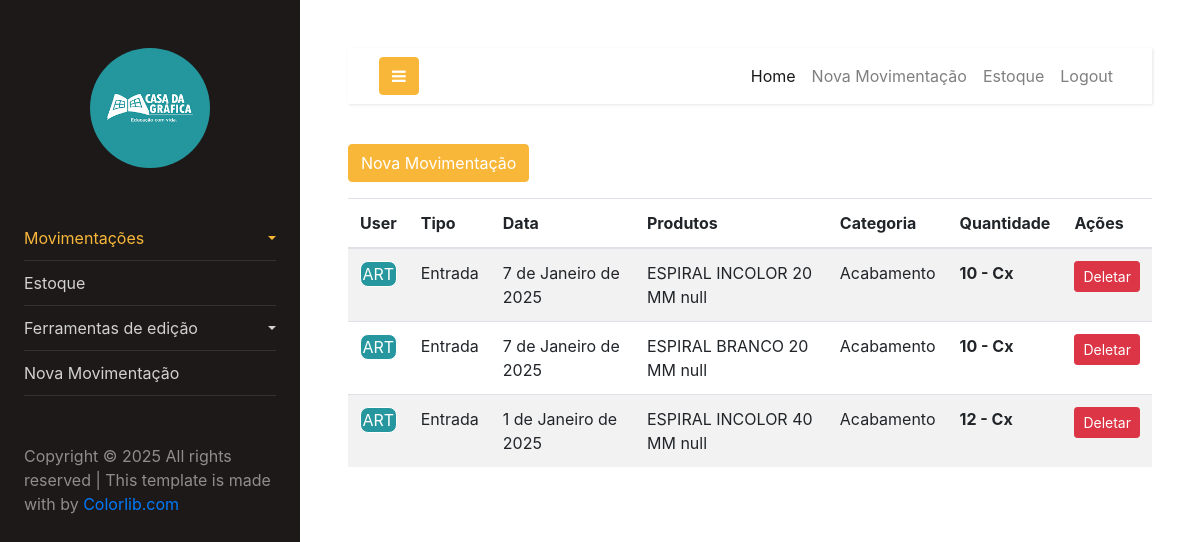
Page /movimentacoes/ (signed in) on the earlier database version.
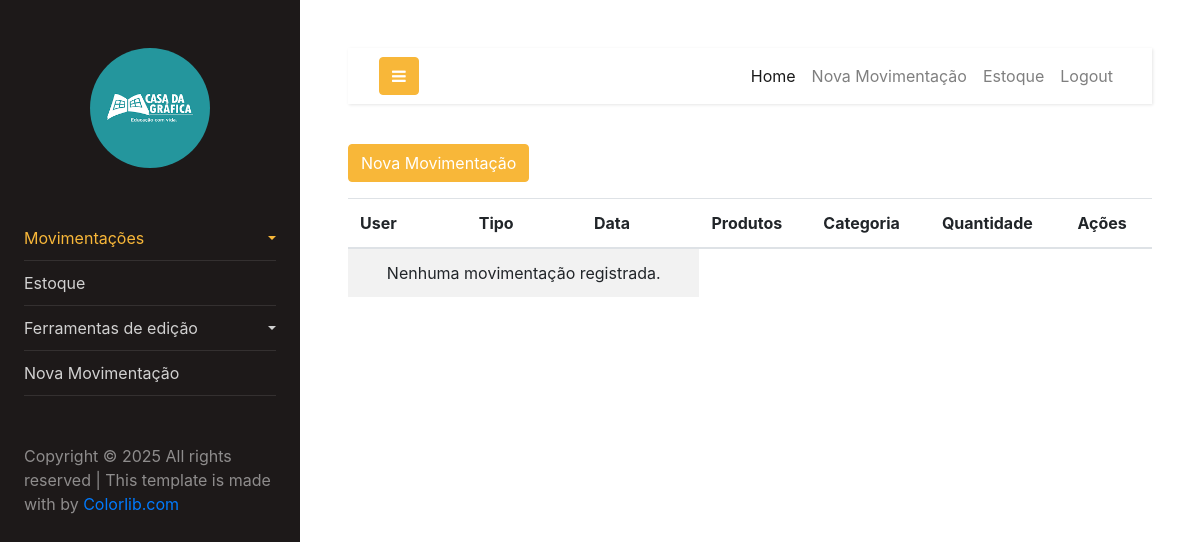
Same page on the later database version.
### movimentacoes/models.py (models this page shows)
class Movimentacoes(models.Model):
    TIPO_MOVIMENTACAO_CHOICES = [
        ('Entrada', 'Entrada'),
        ('Saída', 'Saída'),
    ]
    tipo_movimentacao = models.CharField(max_length=10, choices=TIPO_MOVIMENTACAO_CHOICES)
    qtde = models.IntegerField()
    data_chegada_saida = models.DateField()  # Certifique-se de que este campo está presente
    data = models.DateField(auto_now_add=True)
    id_empresa = models.ForeignKey(Empresa, on_delete=models.PROTECT)
    id_usuario = models.ForeignKey(User, on_delete=models.PROTECT)
    id_produto = models.ForeignKey(Produto, on_delete=models.PROTECT)

### produto/models.py (models this page shows, shortened)
class Produto(models.Model):
    nome = models.CharField(max_length=255)
    FORMATO = [
        ('640x880', '640x880'),
        ('660x960', '660x960')
    ]
    formato = models.CharField(max_length=255, choices=FORMATO, null=True, blank=True)  # Permite nulo
    estoquemin = models.IntegerField()
    status = models.IntegerField()
    id_categoria = models.ForeignKey(Categoria, on_delete=models.PROTECT)  # Alterado para PROTECT
    id_formato = models.ForeignKey(Formato, on_delete=models.PROTECT)  # Alterado para PROTECT
    unidades = models.IntegerField()
    data_cadastro = models.DateField(auto_now_add=True)

### categoria/models.py (models this page shows)
class Categoria(models.Model):
    categoria = models.CharField(max_length=255)
    img = models.ImageField(upload_to='images/', null=True, blank=True)  # Novo campo de imagem
    data_cadastro = models.DateField(auto_now_add=True)
    def __str__(self):
        return self.categoria

### formato/models.py (models this page shows)
class Formato(models.Model):
    formato = models.CharField(max_length=255)
    data_cadastro = models.DateField(auto_now_add=True)
    def __str__(self):
        return self.formato

### movimentacoes/views.py (the view)
# urls.py: path('movimentacoes/', MovimentacoesListView.as_view(), name='movimentacoes-list'),
class MovimentacoesListView(LoginRequiredMixin, ListView):
    model = Movimentacoes
    template_name = 'movimentacoes_list.html'
    context_object_name = 'movimentacoes'
    def get_queryset(self):
        logger.info("Consultando o banco de dados para listar movimentações.")
        return Movimentacoes.objects.order_by("-id")[:20]
    def get_context_data(self, **kwargs):
        try:
            context = super().get_context_data(**kwargs)
            context['categorias'] = Categoria.objects.order_by("id").filter(id=True)
            return context
        except Exception as e:
            messages.error(self.request, f"Erro ao carregar movimentações: {str(e)}")
            return {}

### movimentacoes/templates/movimentacoes_list.html (shortened to what this page needs)
{% load static %}
<!DOCTYPE html>
<html lang="pt-br">
  {% include 'components/header/header.html' %}
  <body>
     <a href="{% url 'movimentacoes-create' %}" class="btn btn-primary mb-3">Nova Movimentação</a>
    <div class="table-responsive">
      <table class="table table-striped">
        <thead>
          <tr>
            <th scope="col">User</th>
            <th scope="col">Tipo</th>
            <th scope="col">Data</th>
            <th scope="col">Produtos</th>
            <th scope="col">Categoria</th>
            <th scope="col">Quantidade</th>
            <th scope="col">Ações</th>
          </tr>
        </thead>
        <tbody>
          {% for movimentacao in movimentacoes %}
            <tr>
              <td>
                <div class="user" style="
                border-style: solid;
                border-radius: 8px;
                text-align: center;
                border-width: 0.5px;
                color: white;
                background-color: #26979E;
            ">{{ movimentacao.id_usuario.username|slice:'3'|upper }}</div>
              </td>
              <td>{{ movimentacao.tipo_movimentacao }}</td>
              <td>{{ movimentacao.data_chegada_saida }}</td>
              <td>{{ movimentacao.id_produto.nome }} {{ movimentacao.id_produto.formato|default:'' }}</td>
              <td>{{ movimentacao.id_produto.id_categoria }}</td>
              <td> <strong>{{ movimentacao.qtde }} - {{ movimentacao.id_produto.id_formato }} </strong></td>
              <td>
                <a href="{% url 'movimentacoes-delete' movimentacao.pk %}" class="btn btn-danger btn-sm">Deletar</a>
              </td>
            </tr>
          {% empty %}
            <tr>
              <td colspan="3" class="text-center">Nenhuma movimentação registrada.</td>
            </tr>
          {% endfor %}
        </tbody>
      </table>
    </div>
  </body>
  {% include 'components/footer/footer.html' %}
</html>

Differences in the rows shown:
removed Movimentacoes: id_usuario.username "ART", tipo_movimentacao "Entrada", data_chegada_saida "7 de Janeiro de 2025", id_produto.nome "ESPIRAL INCOLOR 20 MM", id_produto.formato "null", id_produto.id_categoria "Acabamento", qtde "10", id_produto.id_formato "Cx"
removed Movimentacoes: id_usuario.username "ART", tipo_movimentacao "Entrada", data_chegada_saida "7 de Janeiro de 2025", id_produto.nome "ESPIRAL BRANCO 20 MM", id_produto.formato "null", id_produto.id_categoria "Acabamento", qtde "10", id_produto.id_formato "Cx"
removed Movimentacoes: id_usuario.username "ART", tipo_movimentacao "Entrada", data_chegada_saida "1 de Janeiro de 2025", id_produto.nome "ESPIRAL INCOLOR 40 MM", id_produto.formato "null", id_produto.id_categoria "Acabamento", qtde "12", id_produto.id_formato "Cx"
Other differences:
text now shown: "Nenhuma movimentação registrada."
